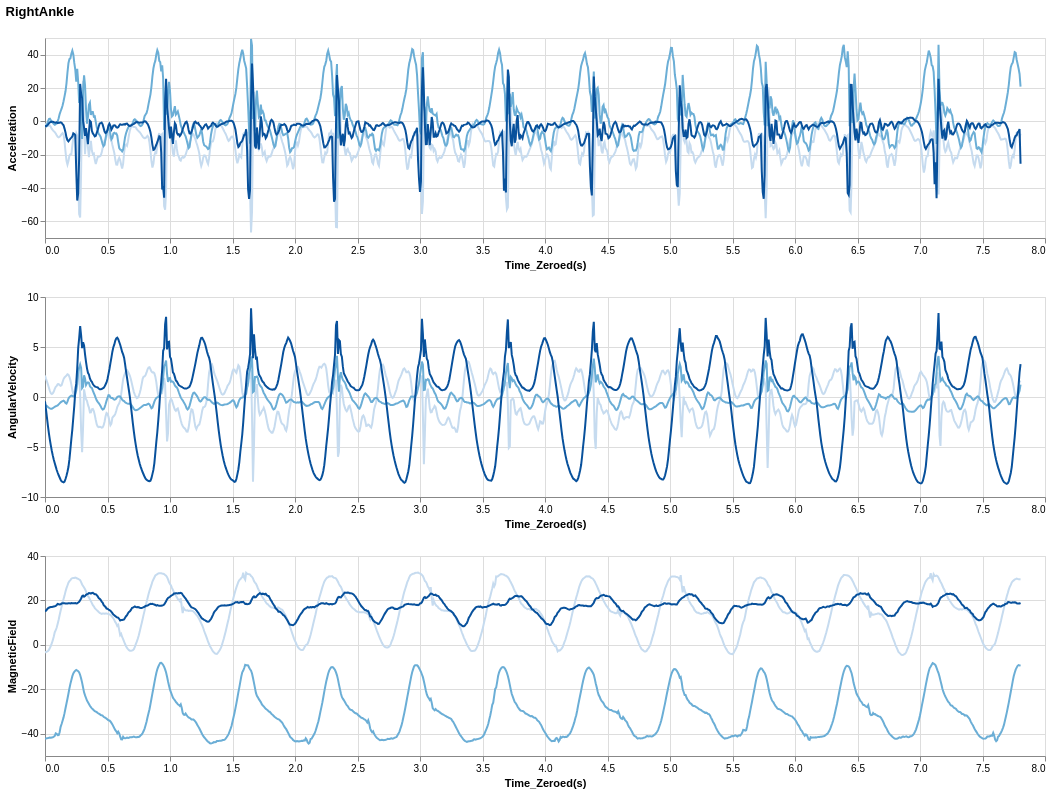

This figure's notebook cell:
### Code cell
# Define signal types and axes.
sensor = ['Acceleration', 'AngularVelocity', 'MagneticField']
dir = ['x','y','z']
plotStack = [0,0,0] # Preallocate plot for each signal

# Generate plots for each sensor type
for iSensor in range(len(sensor)): # loop through the signal types
    # create plots for x,y,z directions
    x_signal = alt.Chart(df_3_data_reduced).mark_line().encode(
        x = 'Time_Zeroed(s)',
        y = alt.Y(location + '_' + sensor[iSensor] + '_x', title = sensor[iSensor]),
        color = alt.value('#c6dbef')
    ).properties(
        width = 1000,
        height = 200
    )
    y_signal = alt.Chart(df_3_data_reduced).mark_line().encode(
        x = 'Time_Zeroed(s)',
        y = alt.Y(location + '_' + sensor[iSensor] + '_y', title = sensor[iSensor]),
        color = alt.value("#6baed6")
    )
    z_signal = alt.Chart(df_3_data_reduced).mark_line().encode(
        x = 'Time_Zeroed(s)',
        y = alt.Y(location + '_' + sensor[iSensor] + '_z', title = sensor[iSensor]),
        color = alt.value("#08519c")
    ).interactive()
    # Combine x,y,z plots
    plotStack[iSensor] = x_signal + y_signal + z_signal

alt.vconcat(plotStack[0], plotStack[1], plotStack[2]).properties(title = [location,""])

### Figure 1 — Vega-Lite specification as saved in the notebook (floating-point values rounded to 4 significant figures; data arrays with more than 128 entries replaced by an {"elided": "..."} marker saying what was removed)
{"config": {"view": {"continuousWidth": 300, "continuousHeight": 300}}, "vconcat": [{"layer": [{"mark": {"type": "line"}, "encoding": {"color": {"value": "#c6dbef"}, "x": {"field": "Time_Zeroed(s)", "type": "quantitative"}, "y": {"field": "RightAnkle_Acceleration_x", "title": "Acceleration", "type": "quantitative"}}}, {"mark": {"type": "line"}, "encoding": {"color": {"value": "#6baed6"}, "x": {"field": "Time_Zeroed(s)", "type": "quantitative"}, "y": {"field": "RightAnkle_Acceleration_y", "title": "Acceleration", "type": "quantitative"}}}, {"mark": {"type": "line"}, "encoding": {"color": {"value": "#08519c"}, "x": {"field": "Time_Zeroed(s)", "type": "quantitative"}, "y": {"field": "RightAnkle_Acceleration_z", "title": "Acceleration", "type": "quantitative"}}, "name": "view_4"}], "height": 200, "width": 1000}, {"layer": [{"mark": {"type": "line"}, "encoding": {"color": {"value": "#c6dbef"}, "x": {"field": "Time_Zeroed(s)", "type": "quantitative"}, "y": {"field": "RightAnkle_AngularVelocity_x", "title": "AngularVelocity", "type": "quantitative"}}}, {"mark": {"type": "line"}, "encoding": {"color": {"value": "#6baed6"}, "x": {"field": "Time_Zeroed(s)", "type": "quantitative"}, "y": {"field": "RightAnkle_AngularVelocity_y", "title": "AngularVelocity", "type": "quantitative"}}}, {"mark": {"type": "line"}, "encoding": {"color": {"value": "#08519c"}, "x": {"field": "Time_Zeroed(s)", "type": "quantitative"}, "y": {"field": "RightAnkle_AngularVelocity_z", "title": "AngularVelocity", "type": "quantitative"}}, "name": "view_5"}], "height": 200, "width": 1000}, {"layer": [{"mark": {"type": "line"}, "encoding": {"color": {"value": "#c6dbef"}, "x": {"field": "Time_Zeroed(s)", "type": "quantitative"}, "y": {"field": "RightAnkle_MagneticField_x", "title": "MagneticField", "type": "quantitative"}}}, {"mark": {"type": "line"}, "encoding": {"color": {"value": "#6baed6"}, "x": {"field": "Time_Zeroed(s)", "type": "quantitative"}, "y": {"field": "RightAnkle_MagneticField_y", "title": "MagneticField", "type": "quantitative"}}}, {"mark": {"type": "line"}, "encoding": {"color": {"value": "#08519c"}, "x": {"field": "Time_Zeroed(s)", "type": "quantitative"}, "y": {"field": "RightAnkle_MagneticField_z", "title": "MagneticField", "type": "quantitative"}}, "name": "view_6"}], "height": 200, "width": 1000}], "data": {"name": "data-311e53f5af01c25ea312a45ff80f436d"}, "params": [{"name": "param_4", "select": {"type": "interval", "encodings": ["x", "y"]}, "bind": "scales", "views": ["view_4"]}, {"name": "param_5", "select": {"type": "interval", "encodings": ["x", "y"]}, "bind": "scales", "views": ["view_5"]}, {"name": "param_6", "select": {"type": "interval", "encodings": ["x", "y"]}, "bind": "scales", "views": ["view_6"]}], "title": ["RightAnkle", ""], "$schema": "https://vega.github.io/schema/vega-lite/v5.20.1.json", "datasets": {"data-311e53f5af01c25ea312a45ff80f436d": {"elided": "1000 records"}}}
